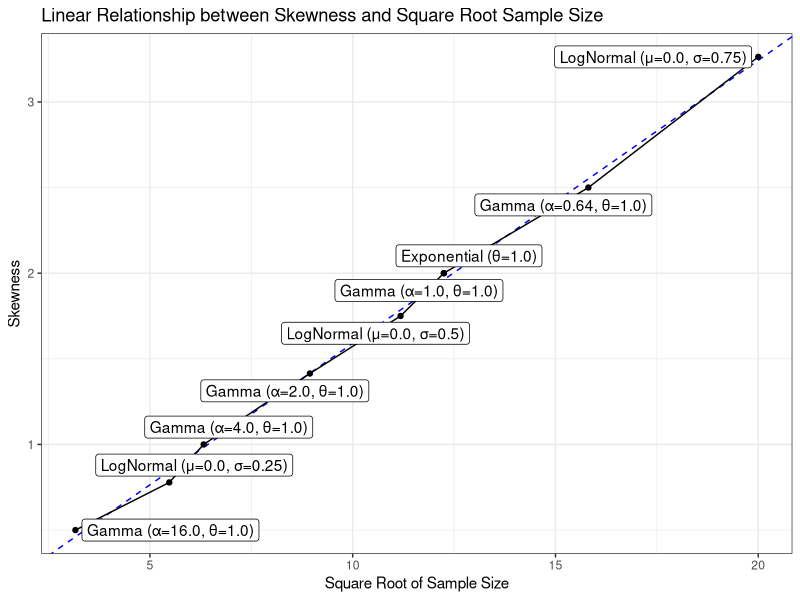
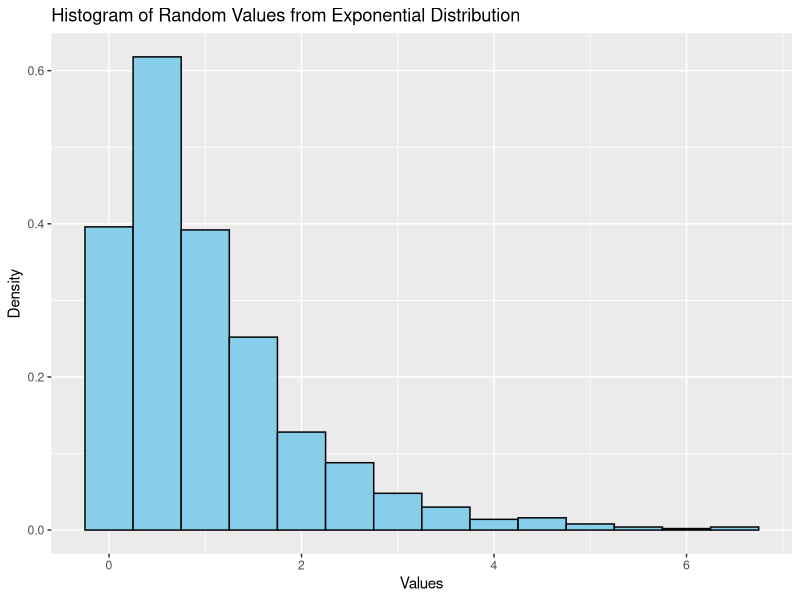

Source code (R) for these figures, in order:
## ---- chunk 1
#| message: false
library(tidyverse)
library(ggrepel)
library(flextable)

df <- read_csv("means.csv") |>
  group_by(Distribution) |>
  mutate(Distribution = str_replace(Distribution, "\\{.*\\}", " ")) |>
  filter(
    `Lower Tail` >= 0.02 & `Lower Tail` <= 0.03,
    `Upper Tail` >= 0.02 & `Upper Tail` <= 0.03
  ) |>
  filter(`Sample Size` == min(`Sample Size`)) |> # get the smallest sample size for each distribution
  select(Distribution, Skewness, `Sampling Skewness`, `Sample Size`) |>
  arrange(Skewness, Distribution)

save_as_image(flextable(df), "table.png")

## ---- chunk 2
model <- lm(Skewness ~ sqrt(`Sample Size`), df)
df |>
  ggplot(aes(x = sqrt(`Sample Size`), y = Skewness, label = Distribution)) +
  geom_abline(slope = coef(model)[2], intercept = coef(model)[1], color = "blue", linetype = "dashed") +
  geom_line() +
  geom_point() +
  geom_label_repel() +
  labs(
    title = "Linear Relationship between Skewness and Square Root Sample Size",
    x = "Square Root of Sample Size",
    y = "Skewness"
  )  +
  theme_bw()

summary(model)
## ---- chunk 3
set.seed(0)

# Generate random values from a normal distribution
data <- rexp(1000)

df <- data.frame(value = data)

# Create a histogram using ggplot2
ggplot(data = df, aes(x = value)) +
  geom_histogram(binwidth = 0.5, fill = "skyblue", color = "black", aes(y = after_stat(density))) +
  labs(
    title = "Histogram of Random Values from Exponential Distribution",
    x = "Values",
    y = "Density"
  )
